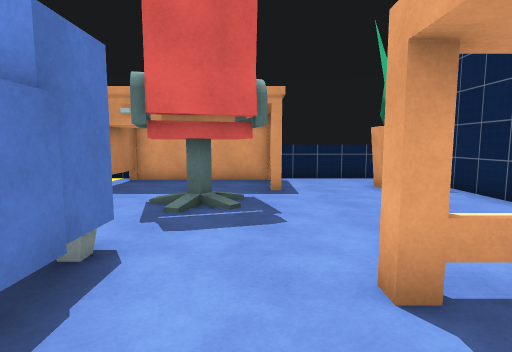
View 1 (above)

15 first-person views from a walk through a 3-D level made in the Unity game engine. The camera is 1.4 m above the floor, tilts 6° down and sees 80° across. The floor is counted in squares, 1 m on a side. Each view is taken from the middle of a square. On the plan, view 1 faces up. The plan holds only what a view shows up to about 14 squares ahead; the rest is blank. The player is left out. Surface patterns are stand-ins for the level's own textures.

View 2
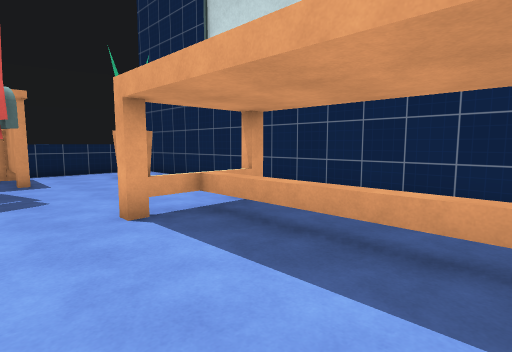

View 3
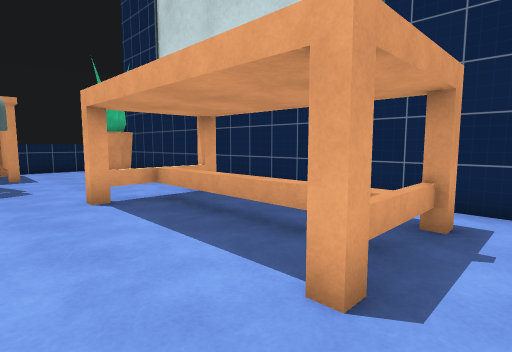

View 4
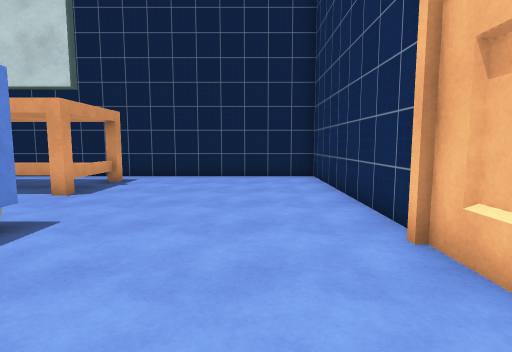

View 5
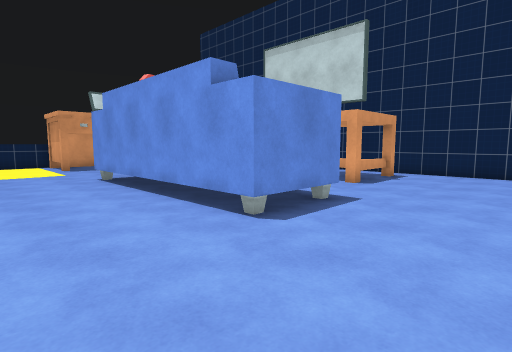

View 6
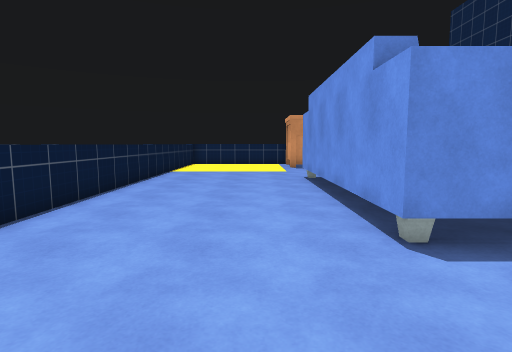

View 7
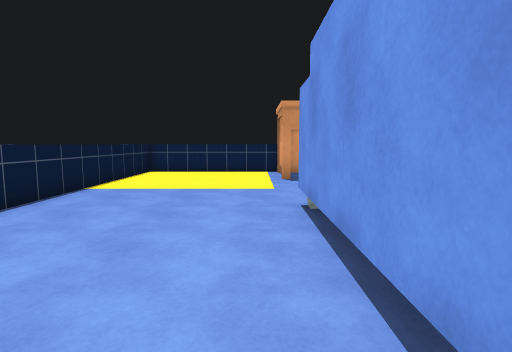

View 8
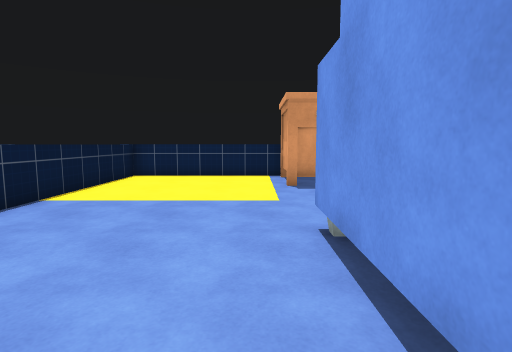

View 9
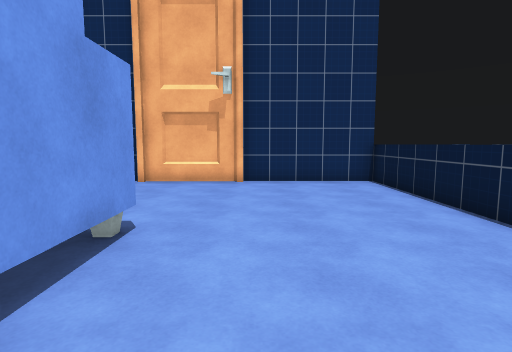

View 10
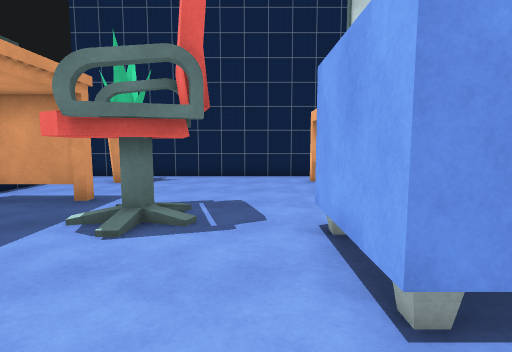

View 11
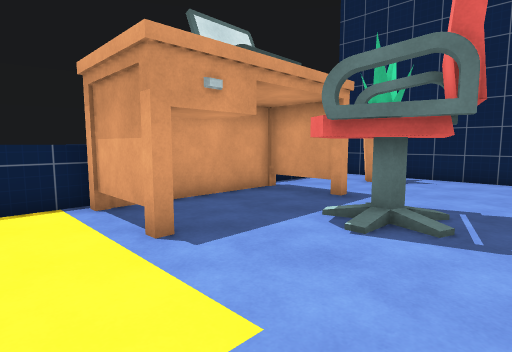

View 12
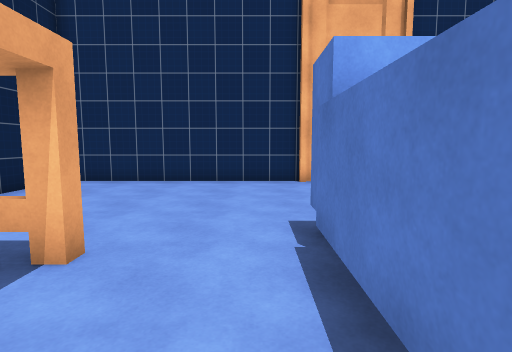

View 13
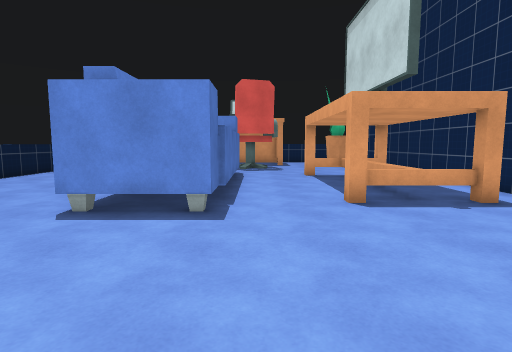

View 14
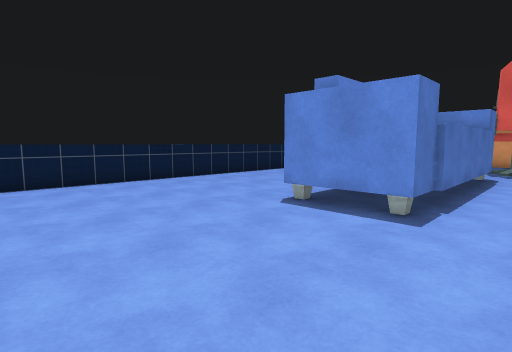

View 15
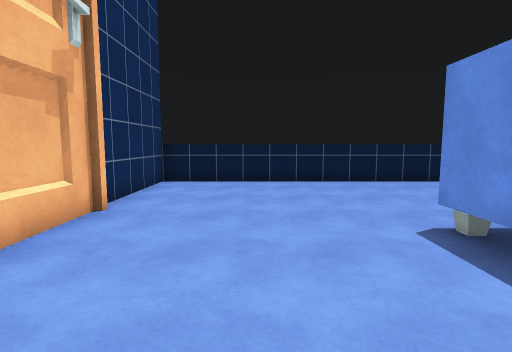

### Floor plan
Key: @ floor where view 1 was taken; # wall or solid block; . floor; = window, fence, low wall or low ledge; ^ raised ledge; P plant; O other object.
Columns run from 12 left of view 1 to 6 right of it. Each row starts with its distance up from view 1.
 13 #======#     #====#
 12 =......OOOOOOO....#
 11 =......O.....O....#
 10 =......O.....O..PP#
  9 =......O.....O....#
  8 =.........OO......#
  7 =.........OOO.....#
  6 =.........OO......#
  5 =.................#
  4 =......####.......#
  3 =......#  #..OOOOO#
  2 =......#  ^....O. #
  1 =......#  ^....O. #
  0 =......#  ^.@..O..#
 -1 =......#  ^....O..#
 -2 =......#  ^....O..#
 -3 =......#  ^....OO.#
 -4 =......#  #..OO.OO#
 -5 =......####.......#
 -6 =.................#
 -7 =.................#
 -8 =.................#
 -9 =.................#
-10 =.................#
-11 =.................#
-12 ###################

Where each view was taken, in squares from view 1:
view 1: 0 up, 0 right, facing up
view 2: 3 down, 1 left, facing up-right
view 3: 5 down, 1 left, facing up-right
view 4: 9 down, 7 left, facing right
view 5: 9 down, 9 left, facing up-right
view 6: 9 down, 7 left, facing up
view 7: 3 down, 6 left, facing up
view 8: 1 down, 6 left, facing up
view 9: 0 up, 7 left, facing down
view 10: 5 up, 7 left, facing right
view 11: 5 up, 7 left, facing up-right
view 12: 0 up, 1 left, facing down
view 13: 11 down, 1 left, facing up
view 14: 11 down, 0 right, facing up-left
view 15: 8 down, 0 right, facing left
